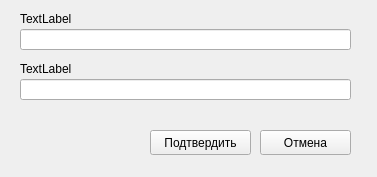
<?xml version="1.0" encoding="UTF-8"?>
<ui version="4.0">
 <class>Form</class>
 <widget class="QWidget" name="Form">
  <property name="geometry">
   <rect>
    <x>0</x>
    <y>0</y>
    <width>377</width>
    <height>177</height>
   </rect>
  </property>
  <property name="windowTitle">
   <string>Form</string>
  </property>
  <widget class="QPushButton" name="button_add">
   <property name="geometry">
    <rect>
     <x>150</x>
     <y>130</y>
     <width>101</width>
     <height>25</height>
    </rect>
   </property>
   <property name="text">
    <string>Подтвердить</string>
   </property>
  </widget>
  <widget class="QPushButton" name="button_cancel">
   <property name="geometry">
    <rect>
     <x>260</x>
     <y>130</y>
     <width>91</width>
     <height>25</height>
    </rect>
   </property>
   <property name="text">
    <string>Отмена</string>
   </property>
  </widget>
  <widget class="QLineEdit" name="lineEdit_0">
   <property name="geometry">
    <rect>
     <x>20</x>
     <y>29</y>
     <width>331</width>
     <height>21</height>
    </rect>
   </property>
  </widget>
  <widget class="QLabel" name="label_0">
   <property name="geometry">
    <rect>
     <x>20</x>
     <y>10</y>
     <width>58</width>
     <height>18</height>
    </rect>
   </property>
   <property name="text">
    <string>TextLabel</string>
   </property>
  </widget>
  <widget class="QLineEdit" name="lineEdit_1">
   <property name="geometry">
    <rect>
     <x>20</x>
     <y>79</y>
     <width>331</width>
     <height>21</height>
    </rect>
   </property>
  </widget>
  <widget class="QLabel" name="label_1">
   <property name="geometry">
    <rect>
     <x>20</x>
     <y>60</y>
     <width>58</width>
     <height>18</height>
    </rect>
   </property>
   <property name="text">
    <string>TextLabel</string>
   </property>
  </widget>
 </widget>
 <resources/>
 <connections/>
</ui>
